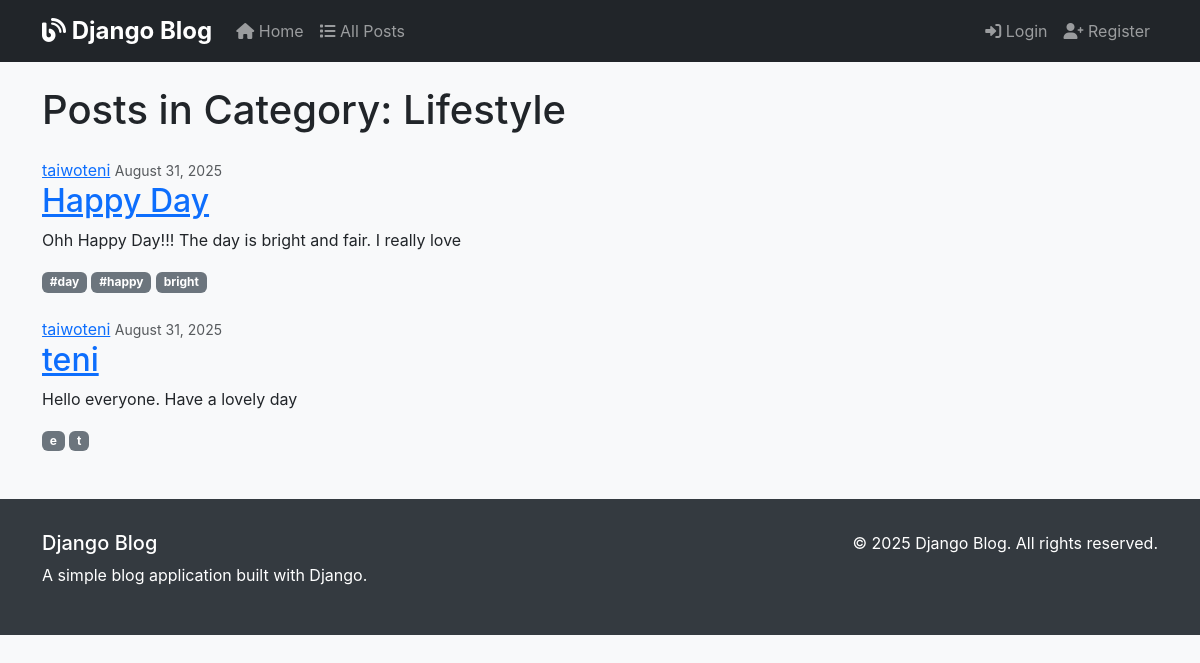
The app's page /category/lifestyle/ with its own data.
### blog/models.py (models this page shows, shortened)
class Category(models.Model):
    name = models.CharField(max_length=100)
    slug = models.SlugField(unique=True)

class Post(models.Model):
    title = models.CharField(max_length=100)
    slug = models.SlugField(unique=True)
    content = models.TextField()
    date_posted = models.DateTimeField(default=timezone.now)
    author = models.ForeignKey(User, on_delete=models.CASCADE)
    category = models.ForeignKey(Category, on_delete=models.SET_NULL, null=True, blank=True)
    tags = TaggableManager()

### blog/views.py (the view)
# urls.py: path('category/<slug:slug>/', CategoryPostListView.as_view(), name='category_posts'),
class CategoryPostListView(ListView):
    model = Post
    template_name = 'category_posts.html'
    context_object_name = 'posts'
    paginate_by = 5
    def get_queryset(self):
        category_slug = self.kwargs.get('slug')
        category = get_object_or_404(Category, slug=category_slug)
        return Post.objects.filter(category=category).order_by('-date_posted')
    def get_context_data(self, **kwargs):
        context = super().get_context_data(**kwargs)
        category_slug = self.kwargs.get('slug')
        context['category'] = get_object_or_404(Category, slug=category_slug)
        return context

### blog/templates/category_posts.html (shortened to what this page needs)
{% extends "base.html" %}
{% block content %}
<div class="container mt-4">
    <h1 class="mb-4">Posts in Category: {{ category.name }}</h1>
    {% for post in posts %}
    <article class="media content-section mb-4">
        <div class="media-body">
            <div class="article-metadata">
                <a class="mr-2" href="{% url 'user-posts' post.author.username %}">{{ post.author }}</a>
                <small class="text-muted">{{ post.date_posted|date:"F d, Y" }}</small>
            </div>
            <h2><a class="article-title" href="{% url 'post-detail' post.slug %}">{{ post.title }}</a></h2>
            <p class="article-content">{{ post.content|truncatechars:200 }}</p>
            {% if post.tags.all %}
            <div class="mb-2">
                {% for tag in post.tags.all %}
                <span class="badge bg-secondary">{{ tag.name }}</span>
                {% endfor %}
            </div>
            {% endif %}
        </div>
    </article>
    {% empty %}
    <p class="text-muted">No posts found in this category.</p>
    {% endfor %}
</div>
{% endblock content %}

### blog/templates/base.html (style rules this page uses)
body { background-color: #f8f9fa; font-family: -apple-system, BlinkMacSystemFont, 'Segoe UI', Roboto, 'Helvetica Neue', Arial, sans-serif; }

### records on screen
Category: name "Lifestyle"
Post: author "taiwoteni", date_posted "August 31, 2025", title "Happy Day", content "Ohh Happy Day!!! The day is bright and fair. I really love"
Tag: name "#day"
Tag: name "#happy"
Tag: name "bright"
Post: author "taiwoteni", date_posted "August 31, 2025", title "teni", content "Hello everyone. Have a lovely day"
Tag: name "e"
Tag: name "t"
